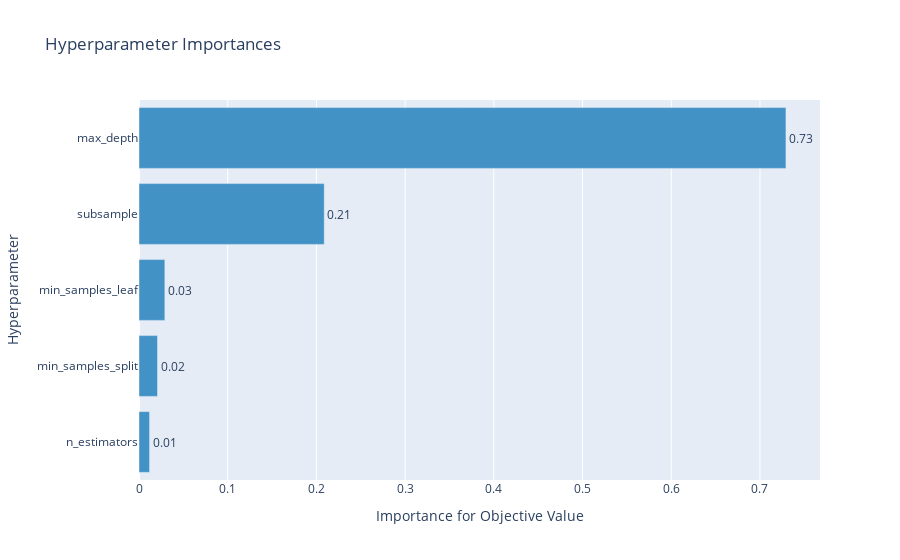

Notebook cell for this chart:
### Code cell
optuna.visualization.plot_param_importances(study)

### Figure 1 — Plotly figure (JSON) as saved in the notebook; plotly's stock layout.template omitted (floating-point values rounded to 4 significant figures)
{"data": [{"cliponaxis": false, "hovertemplate": ["n_estimators (IntUniformDistribution): 0.011905641825705396<extra></extra>", "min_samples_split (IntUniformDistribution): 0.0208624852917867<extra></extra>", "min_samples_leaf (IntUniformDistribution): 0.029136239258079708<extra></extra>", "subsample (UniformDistribution): 0.20881566898111295<extra></extra>", "max_depth (IntUniformDistribution): 0.7292799646433152<extra></extra>"], "marker": {"color": "rgb(66,146,198)"}, "orientation": "h", "text": ["0.011905641825705396", "0.0208624852917867", "0.029136239258079708", "0.20881566898111295", "0.7292799646433152"], "textposition": "outside", "texttemplate": "%{text:.2f}", "type": "bar", "x": [0.01191, 0.02086, 0.02914, 0.2088, 0.7293], "y": ["n_estimators", "min_samples_split", "min_samples_leaf", "subsample", "max_depth"]}], "layout": {"showlegend": false, "title": {"text": "Hyperparameter Importances"}, "xaxis": {"title": {"text": "Importance for Objective Value"}}, "yaxis": {"title": {"text": "Hyperparameter"}}}}
